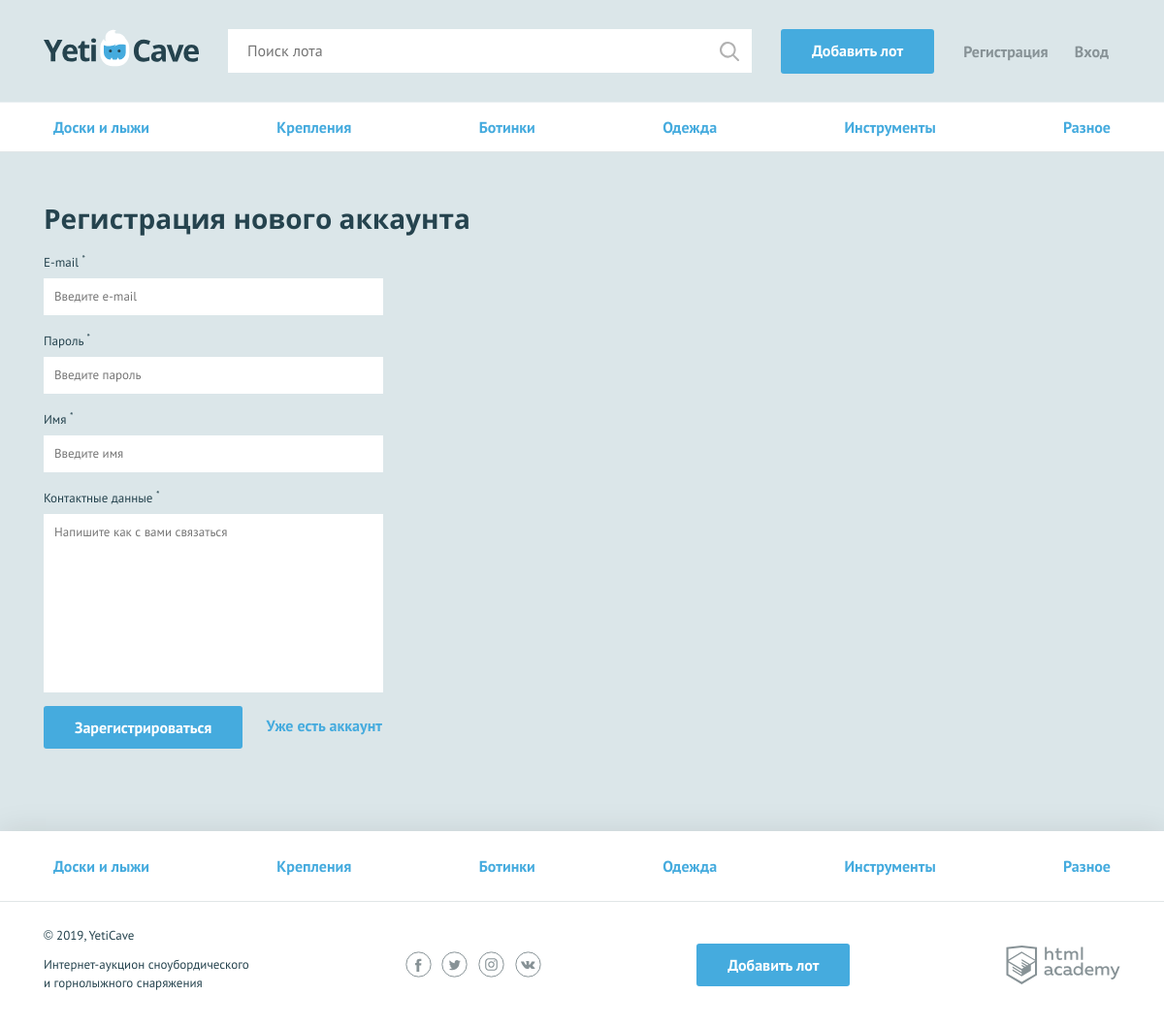
Screenshot of /sign_up.php with the database file from the repository.
### tables this page shows
CREATE TABLE categories (
	id                      INT AUTO_INCREMENT PRIMARY KEY,
	category                VARCHAR(100) UNIQUE,
  code                    VARCHAR(75) UNIQUE
);

### helpers.php (called while the page is built, shortened)
<?php
function include_template($name, array $data = []) {
    $name = 'templates/' . $name;
    extract($data);
    require $name;
    $result = ob_get_clean();
    return $result;
}
?>

### functions.php (called while the page is built, shortened)
<?php
function check_con_result($con, $query)
{
    $result = mysqli_query($con, $query);
    return $result;
}
function get_data($con, $query)
{
    $data = null;
    $result = check_con_result($con, $query);
    if ($result) {
        $data = mysqli_fetch_all($result, MYSQLI_ASSOC);
    }
    return $data;
};
function get_cats($con)
{
    $cats_query = '
    SELECT
        code,
        category,
        id
    FROM categories';
    return get_data($con, $cats_query);
}
function get_post_val($key)
{
    return $_POST[$key] ?? '';
}

### templates/sign-up.php (the view, shortened to what this page needs)
<main>
    <nav class="nav">
      <ul class="nav__list container">
        <?php if ($cats == null) :?>
            <p> Данные не получены</p>
        <?php else :?>
            <?php foreach ($cats as $cat) :?>
        <li class="nav__item">
          <a href="all-lots.html"><?php echo $cat['category']; ?></a>
        </li>
            <?php endforeach;?>
        <?php endif ?>
      </ul>
    </nav>
    <form class="form container <?php if ($errors) :?> form--invalid <?php endif;?>" action="sign_up.php" method="POST" autocomplete="off">
      <h2>Регистрация нового аккаунта</h2>
      <div class="form__item <?php if ($errors['email']) :?> form__item--invalid <?php endif;?>">
        <label for="email">E-mail <sup>*</sup></label>
        <input id="email" type="text" name="email" value="<?= htmlspecialchars(get_post_val('email')); ?>" placeholder="Введите e-mail">
      </div>
      <div class="form__item <?php if ($errors['password']) :?> form__item--invalid <?php endif;?>">
        <label for="password">Пароль <sup>*</sup></label>
        <input id="password" type="password" name="password" placeholder="Введите пароль">
      </div>
      <div class="form__item <?php if ($errors['name']) :?> form__item--invalid <?php endif;?>">
        <label for="name">Имя <sup>*</sup></label>
        <input id="name" type="text" name="name" value="<?= htmlspecialchars(get_post_val('name')); ?>" placeholder="Введите имя">
      </div>
      <div class="form__item <?php if ($errors['message']) :?> form__item--invalid <?php endif;?>">
        <label for="message">Контактные данные <sup>*</sup></label>
        <textarea id="message" name="message" placeholder="Напишите как с вами связаться"><?= htmlspecialchars(get_post_val('message')); ?></textarea>
      </div>
      <button type="submit" class="button">Зарегистрироваться</button>
      <a class="text-link" href="#">Уже есть аккаунт</a>
    </form>
</main>

### templates/layout.php (shortened to what this page needs)
<!DOCTYPE html>
<html lang="ru">
<head>
    <link href="../css/normalize.min.css" rel="stylesheet">
    <link href="../css/style.css" rel="stylesheet">
</head>
<body>
    <div class="page-wrapper">
        <header class="main-header">
            <div class="main-header__container container">
                <a class="main-header__logo">
                    <img src="../img/logo.svg" width="160" height="39" alt="Логотип компании YetiCave">
                </a>
                <form class="main-header__search" method="get" action="https://echo.htmlacademy.ru" autocomplete="off">
                    <input type="search" name="search" placeholder="Поиск лота">
                    <input class="main-header__search-btn" type="submit" name="find" value="Найти">
                </form>
                <a class="main-header__add-lot button" href="add.php">Добавить лот</a>
                <nav class="user-menu">
                    <?php if ($is_auth) : ?>
                        <div class="user-menu__logged">
                            <p><?= $user_name; ?></p>
                            <a class="user-menu__bets" href="pages/my-bets.html">Мои ставки</a>
                            <a class="user-menu__logout" href="#">Выход</a>
                        </div>
                    <?php else : ?>
                        <ul class="user-menu__list">
                            <li class="user-menu__item">
                                <a href="sign_up.php">Регистрация</a>
                            </li>
                            <li class="user-menu__item">
                                <a href="#">Вход</a>
                            </li>
                        </ul>
                    <?php endif; ?>
                </nav>
            </div>
        </header>
            <?= $content; ?>
    </div>
    <footer class="main-footer">
        <nav class="nav">
            <ul class="nav__list container">
                <?php foreach ($cats as $cat) : ?>
                    <li class="nav__item">
                        <a href="pages/all-lots.html"><?= $cat['category']; ?></a>
                    </li>
                <?php endforeach; ?>
            </ul>
        </nav>
        <div class="main-footer__bottom container">
            <div class="main-footer__copyright">
                <p>© 2019, YetiCave</p>
                <p>Интернет-аукцион сноубордического и горнолыжного снаряжения</p>
            </div>
            <div class="main-footer__social social">
                <a class="social__link social__link--facebook" href="#">
                </a>
                <a class="social__link social__link--twitter" href="#">
                </a>
                <a class="social__link social__link--instagram" href="#">
                </a>
                <a class="social__link social__link--vkontakte" href="#">
                </a>
            </div>
            <a class="main-footer__add-lot button" href="add-lot.html">Добавить лот</a>
            <div class="main-footer__developed-by">
                <a class="logo-academy" href="https://htmlacademy.ru/intensive/php">
                </a>
            </div>
        </div>
    </footer>
</body>
</html>

### css/style.css (style rules this page uses)
html, body { height: 100%; }
.page-wrapper { display: flex; flex-direction: column; min-height: 100%; margin-bottom: -202px; }
.page-wrapper::after { content: ""; display: block; }
.page-wrapper::after { height: 85px; }
main { margin-bottom: 202px; }
body { min-width: 1140px; background-color: #dbe6e9; font-family: "PT Sans", sans-serif; font-weight: 400; font-size: 16px; line-height: 26px; color: #25434e; }
a { text-decoration: none; }
h2 { margin: 0; font-family: "Open Sans", sans-serif; font-size: 28px; line-height: 35px; font-weight: 700; }
.text-link { font-weight: 700; color: #45abde; }
.container { width: 1110px; margin: 0 auto; padding: 0 15px; }
.button { display: block; padding: 9px 32px; background-color: #45abde; color: #ffffff; text-align: center; font-weight: 700; border: none; border-radius: 3px; }
.main-header { padding: 30px 0 29px; border-bottom: 1px solid rgba(255, 255, 255, 0.5); }
.main-header__container { display: -webkit-flex; display: -ms-flexbox; display: flex; -webkit-justify-content: flex-start; -ms-flex-pack: start; justify-content: flex-start; }
.main-header__logo { display: block; margin-right: 30px; }
.main-header__search { position: relative; width: 540px; margin-right: 30px; }
.main-header__search input[type="search"] { width: 100%; padding: 8px 19px 9px 19px; border: 1px solid #ffffff; }
.main-header__search-btn { content: ""; position: absolute; top: 3px; right: 3px; width: 20px; height: 20px; padding: 20px; background: url("../img/search.svg") center no-repeat; opacity: 0.3; border: 0; font-size: 0; }
.main-header__add-lot { max-width: 160px; margin-right: 30px; }
.user-menu__list { display: -webkit-flex; display: -ms-flexbox; display: flex; -webkit-justify-content: space-between; -ms-flex-pack: justify; justify-content: space-between; -webkit-flex-wrap: wrap; -ms-flex-wrap: wrap; flex-wrap: wrap; width: 150px; margin: 0; margin-top: 10px; padding: 0; list-style: none; }
.user-menu__item a { color: #879296; font-weight: 700; }
.user-menu { display: -webkit-flex; display: -ms-flexbox; display: flex; }
.main-footer { background-color: #ffffff; box-shadow: 0 0 30px 0 rgba(0, 0, 0, 0.1); }
.main-footer__bottom { display: -webkit-flex; display: -ms-flexbox; display: flex; -webkit-justify-content: space-between; -ms-flex-pack: justify; justify-content: space-between; -webkit-align-items: center; -ms-flex-align: center; align-items: center; padding: 25px 0; }
.main-footer__copyright { max-width: 212px; }
.main-footer__copyright p { margin: 0; margin-bottom: 11px; font-size: 13px; line-height: 19px; }
.main-footer__social { width: 140px; }
.social { display: -webkit-flex; display: -ms-flexbox; display: flex; -webkit-justify-content: space-between; -ms-flex-pack: justify; justify-content: space-between; -webkit-flex-wrap: wrap; -ms-flex-wrap: wrap; flex-wrap: wrap; }
.social__link { width: 27px; height: 27px; }
.logo-academy { display: block; width: 118px; height: 40px; }
.nav { background-color: #ffffff; border-bottom: 1px solid #e1e6e7; }
.nav__list { display: -webkit-flex; display: -ms-flexbox; display: flex; -webkit-justify-content: space-between; -ms-flex-pack: justify; justify-content: space-between; -webkit-flex-wrap: wrap; -ms-flex-wrap: wrap; flex-wrap: wrap; list-style: none; }
.nav__item a { position: relative; display: block; padding: 12px 10px; font-weight: 700; color: #45abde; }
.nav__item a::before { content: ""; display: none; position: absolute; bottom: 0; width: calc(100% - 20px); height: 3px; background-color: #e2e5e6; }
.main-footer .nav__item a { padding: 23px 10px; }
.form { padding-top: 51px; }
.form h2 { padding-bottom: 15px; }
.form__item { width: 350px; margin: 0; margin-bottom: 14px; font-size: 13px; }
.form__item label { display: block; margin-bottom: 3px; }
.form__item input, .form__item textarea { display: block; width: 100%; padding: 5px 10px; border: 1px solid #ffffff; box-sizing: border-box; }
.form__item textarea { min-height: 184px; resize: none; }
.form .button { display: inline-block; vertical-align: middle; margin-right: 20px; }

### rows the page displays
categories: category "Доски и лыжи"
categories: category "Крепления"
categories: category "Ботинки"
categories: category "Одежда"
categories: category "Инструменты"
categories: category "Разное"
